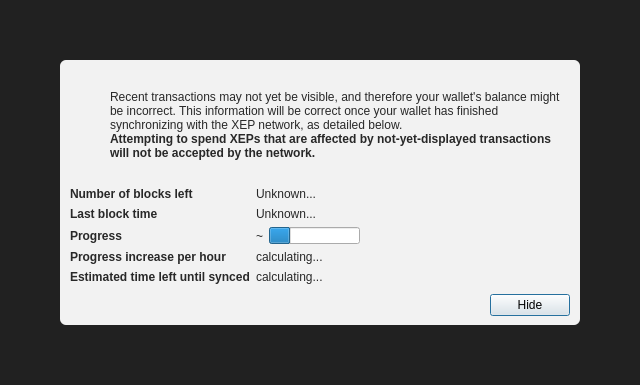
<?xml version="1.0" encoding="UTF-8"?>
<ui version="4.0">
 <class>ModalOverlay</class>
 <widget class="QWidget" name="ModalOverlay">
  <property name="geometry">
   <rect>
    <x>0</x>
    <y>0</y>
    <width>640</width>
    <height>385</height>
   </rect>
  </property>
  <property name="windowTitle">
   <string>Form</string>
  </property>
  <layout class="QVBoxLayout" name="verticalLayout" stretch="0">
   <property name="sizeConstraint">
    <enum>QLayout::SetDefaultConstraint</enum>
   </property>
   <property name="leftMargin">
    <number>0</number>
   </property>
   <property name="topMargin">
    <number>0</number>
   </property>
   <property name="rightMargin">
    <number>0</number>
   </property>
   <property name="bottomMargin">
    <number>0</number>
   </property>
   <item>
    <widget class="QWidget" name="bgWidget" native="true">
     <property name="styleSheet">
      <string notr="true">#bgWidget { background: rgba(0,0,0,220); }</string>
     </property>
     <layout class="QVBoxLayout" name="verticalLayoutMain" stretch="1">
      <property name="leftMargin">
       <number>60</number>
      </property>
      <property name="topMargin">
       <number>60</number>
      </property>
      <property name="rightMargin">
       <number>60</number>
      </property>
      <property name="bottomMargin">
       <number>60</number>
      </property>
      <item>
       <widget class="QWidget" name="contentWidget" native="true">
        <property name="styleSheet">
         <string notr="true">#contentWidget { background: rgba(255,255,255,240); border-radius: 6px; }

QLabel { color: rgb(40,40,40);  }</string>
        </property>
        <layout class="QVBoxLayout" name="verticalLayoutSub" stretch="1,0,0,0">
         <property name="spacing">
          <number>0</number>
         </property>
         <property name="leftMargin">
          <number>10</number>
         </property>
         <property name="topMargin">
          <number>10</number>
         </property>
         <property name="rightMargin">
          <number>10</number>
         </property>
         <property name="bottomMargin">
          <number>10</number>
         </property>
         <item>
          <layout class="QHBoxLayout" name="horizontalLayoutIconText" stretch="0,1">
           <property name="topMargin">
            <number>20</number>
           </property>
           <item>
            <layout class="QVBoxLayout" name="verticalLayoutIcon">
             <property name="leftMargin">
              <number>0</number>
             </property>
             <item>
              <widget class="QPushButton" name="warningIcon">
               <property name="enabled">
                <bool>false</bool>
               </property>
               <property name="text">
                <string/>
               </property>
               <property name="icon">
                <iconset>
                 <normaloff>:/icons/warning</normaloff>
                 <disabledoff>:/icons/warning</disabledoff>:/icons/warning</iconset>
               </property>
               <property name="iconSize">
                <size>
                 <width>48</width>
                 <height>48</height>
                </size>
               </property>
               <property name="flat">
                <bool>true</bool>
               </property>
              </widget>
             </item>
             <item>
              <spacer name="verticalSpacerWarningIcon">
               <property name="orientation">
                <enum>Qt::Vertical</enum>
               </property>
               <property name="sizeHint" stdset="0">
                <size>
                 <width>20</width>
                 <height>40</height>
                </size>
               </property>
              </spacer>
             </item>
            </layout>
           </item>
           <item>
            <layout class="QVBoxLayout" name="verticalLayoutInfoText">
             <property name="leftMargin">
              <number>0</number>
             </property>
             <property name="topMargin">
              <number>0</number>
             </property>
             <item>
              <widget class="QLabel" name="infoText">
               <property name="text">
                <string>Recent transactions may not yet be visible, and therefore your wallet's balance might be incorrect. This information will be correct once your wallet has finished synchronizing with the XEP network, as detailed below.</string>
               </property>
               <property name="textFormat">
                <enum>Qt::RichText</enum>
               </property>
               <property name="wordWrap">
                <bool>true</bool>
               </property>
              </widget>
             </item>
             <item>
              <widget class="QLabel" name="infoTextStrong">
               <property name="font">
                <font>
                 <weight>75</weight>
                 <bold>true</bold>
                </font>
               </property>
               <property name="text">
                <string>Attempting to spend XEPs that are affected by not-yet-displayed transactions will not be accepted by the network.</string>
               </property>
               <property name="textFormat">
                <enum>Qt::RichText</enum>
               </property>
               <property name="wordWrap">
                <bool>true</bool>
               </property>
              </widget>
             </item>
             <item>
              <spacer name="verticalSpacerInTextSpace">
               <property name="orientation">
                <enum>Qt::Vertical</enum>
               </property>
               <property name="sizeHint" stdset="0">
                <size>
                 <width>20</width>
                 <height>40</height>
                </size>
               </property>
              </spacer>
             </item>
            </layout>
           </item>
          </layout>
         </item>
         <item>
          <spacer name="verticalSpacerAfterText">
           <property name="orientation">
            <enum>Qt::Vertical</enum>
           </property>
           <property name="sizeHint" stdset="0">
            <size>
             <width>20</width>
             <height>40</height>
            </size>
           </property>
          </spacer>
         </item>
         <item>
          <layout class="QFormLayout" name="formLayout">
           <property name="fieldGrowthPolicy">
            <enum>QFormLayout::FieldsStayAtSizeHint</enum>
           </property>
           <property name="horizontalSpacing">
            <number>6</number>
           </property>
           <property name="verticalSpacing">
            <number>6</number>
           </property>
           <property name="topMargin">
            <number>10</number>
           </property>
           <item row="0" column="0">
            <widget class="QLabel" name="labelNumberOfBlocksLeft">
             <property name="font">
              <font>
               <weight>75</weight>
               <bold>true</bold>
              </font>
             </property>
             <property name="text">
              <string>Number of blocks left</string>
             </property>
            </widget>
           </item>
           <item row="0" column="1">
            <widget class="QLabel" name="numberOfBlocksLeft">
             <property name="text">
              <string>Unknown...</string>
             </property>
            </widget>
           </item>
           <item row="1" column="0">
            <widget class="QLabel" name="labelLastBlockTime">
             <property name="font">
              <font>
               <weight>75</weight>
               <bold>true</bold>
              </font>
             </property>
             <property name="text">
              <string>Last block time</string>
             </property>
            </widget>
           </item>
           <item row="1" column="1">
            <widget class="QLabel" name="newestBlockDate">
             <property name="sizePolicy">
              <sizepolicy hsizetype="Maximum" vsizetype="Preferred">
               <horstretch>0</horstretch>
               <verstretch>0</verstretch>
              </sizepolicy>
             </property>
             <property name="text">
              <string>Unknown...</string>
             </property>
            </widget>
           </item>
           <item row="2" column="0">
            <widget class="QLabel" name="labelSyncDone">
             <property name="font">
              <font>
               <weight>75</weight>
               <bold>true</bold>
              </font>
             </property>
             <property name="text">
              <string>Progress</string>
             </property>
            </widget>
           </item>
           <item row="2" column="1">
            <layout class="QHBoxLayout" name="horizontalLayoutSync" stretch="0,1">
             <item>
              <widget class="QLabel" name="percentageProgress">
               <property name="text">
                <string notr="true">~</string>
               </property>
              </widget>
             </item>
             <item>
              <widget class="QProgressBar" name="progressBar">
               <property name="value">
                <number>24</number>
               </property>
               <property name="format">
                <string/>
               </property>
              </widget>
             </item>
            </layout>
           </item>
           <item row="4" column="0">
            <widget class="QLabel" name="labelProgressIncrease">
             <property name="font">
              <font>
               <weight>75</weight>
               <bold>true</bold>
              </font>
             </property>
             <property name="text">
              <string>Progress increase per hour</string>
             </property>
            </widget>
           </item>
           <item row="4" column="1">
            <widget class="QLabel" name="progressIncreasePerH">
             <property name="text">
              <string>calculating...</string>
             </property>
            </widget>
           </item>
           <item row="5" column="0">
            <widget class="QLabel" name="labelEstimatedTimeLeft">
             <property name="font">
              <font>
               <weight>75</weight>
               <bold>true</bold>
              </font>
             </property>
             <property name="text">
              <string>Estimated time left until synced</string>
             </property>
            </widget>
           </item>
           <item row="5" column="1">
            <widget class="QLabel" name="expectedTimeLeft">
             <property name="text">
              <string>calculating...</string>
             </property>
            </widget>
           </item>
          </layout>
         </item>
         <item>
          <layout class="QHBoxLayout" name="horizontalLayoutButtons">
           <property name="leftMargin">
            <number>10</number>
           </property>
           <property name="topMargin">
            <number>10</number>
           </property>
           <item>
            <spacer name="horizontalSpacer">
             <property name="orientation">
              <enum>Qt::Horizontal</enum>
             </property>
             <property name="sizeHint" stdset="0">
              <size>
               <width>40</width>
               <height>20</height>
              </size>
             </property>
            </spacer>
           </item>
           <item>
            <widget class="QPushButton" name="closeButton">
             <property name="text">
              <string>Hide</string>
             </property>
             <property name="shortcut">
              <string>Esc</string>
             </property>
             <property name="focusPolicy">
              <enum>Qt::StrongFocus</enum>
             </property>
             <property name="default">
              <bool>true</bool>
             </property>
            </widget>
           </item>
          </layout>
         </item>
        </layout>
       </widget>
      </item>
     </layout>
    </widget>
   </item>
  </layout>
 </widget>
 <resources/>
 <connections/>
</ui>
